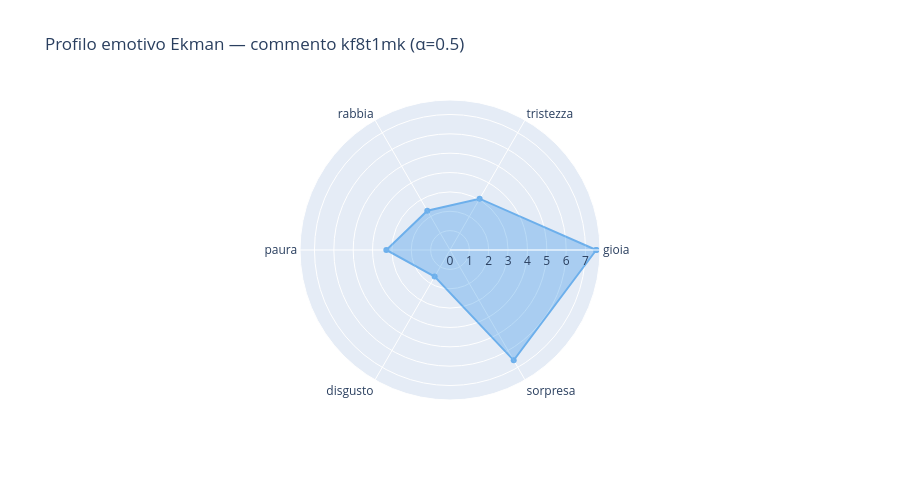

Here is the notebook cell this chart was saved with:
### Code cell
if lemmi_ekman:
    # Radar Ekman
    emos_loop_ek = EKMAN_EMOTIONS + [EKMAN_EMOTIONS[0]]
    vals_ek = [totals_ekman[e] for e in emos_loop_ek]

    fig = go.Figure()
    fig.add_trace(go.Scatterpolar(
        r=vals_ek, theta=emos_loop_ek,
        fill='toself', opacity=0.6,
        name='Ekman (6)', line_color='#1E88E5'
    ))
    fig.update_layout(
        polar=dict(radialaxis=dict(visible=True)),
        title='Profilo emotivo Ekman — commento {} (α=0.5)'.format(CID),
        height=480
    )
    fig.show()

### Figure 1 — Plotly figure (JSON) as saved in the notebook; plotly's stock layout.template omitted (floating-point values rounded to 4 significant figures)
{"data": [{"fill": "toself", "line": {"color": "#1E88E5"}, "name": "Ekman (6)", "opacity": 0.6, "r": [7.553, 3.059, 2.346, 3.289, 1.585, 6.579, 7.553], "theta": ["gioia", "tristezza", "rabbia", "paura", "disgusto", "sorpresa", "gioia"], "type": "scatterpolar"}], "layout": {"polar": {"radialaxis": {"visible": true}}, "title": {"text": "Profilo emotivo Ekman — commento kf8t1mk (α=0.5)"}, "height": 480}}
